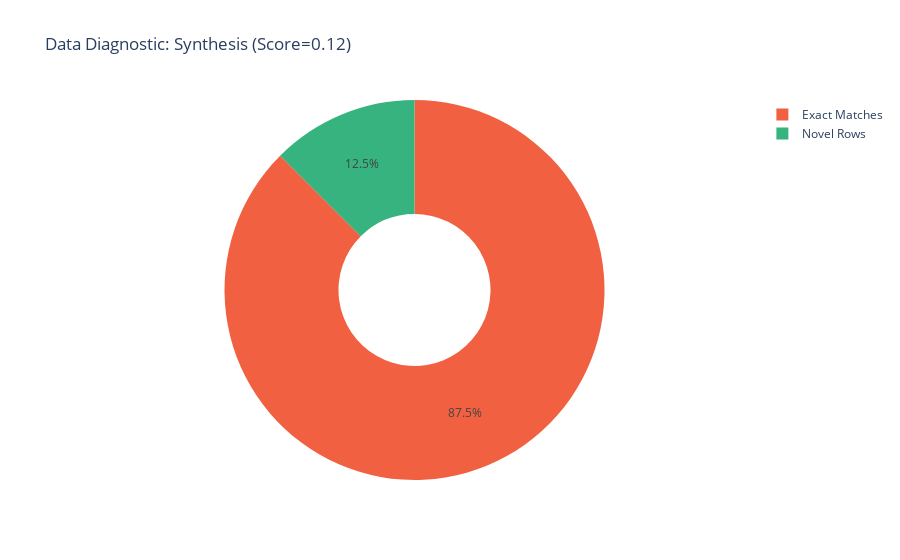
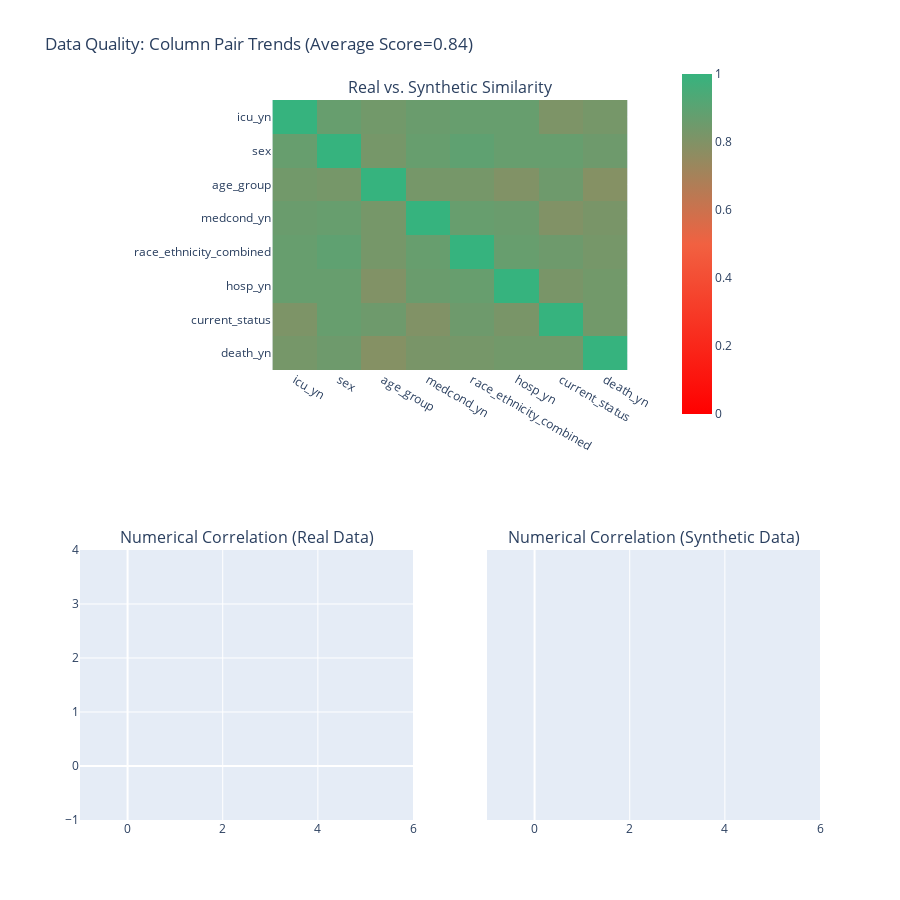

The cell these charts' notebook holds for them, in order:
### Code cell
# Standard diagnostic report
report_diagnostic = DiagnosticReport()
report_diagnostic.generate(df, synth_data_ctgan, metadata_df)

# Standard quality report
report_quality = QualityReport()
report_quality.generate(df, synth_data_ctgan, metadata_df)

# Synthesis
# How many synthetic rows are exact matches with the real data?
fig = report_diagnostic.get_visualization(property_name='Synthesis')
fig.show()

# Trends between pairs of columns
# If both columns are numerical, the similarity is based on a simple correlation
# If both columns are categorical, the similarity is based on a contingency table
# If there is a mixture, the numerical column is cut into histogram bins and then
#  a contingency table is created.

# The first visualization are all the column pairs between real and synthetic data
# The second visualization are the numerical columns within the real and synthetic
# data.
fig = report_quality.get_visualization(property_name='Column Pair Trends')
fig.show()

# Custom figures
for column in df.select_dtypes(include=["object"]).columns:
    g = sns.histplot(df[column], stat="density")
    g = sns.histplot(synth_data_ctgan[column], stat="density")
    plt.xticks(rotation=90)
    plt.show()

### Figure 1 — Plotly figure (JSON) as saved in the notebook; plotly's stock layout.template omitted (floating-point values rounded to 4 significant figures)
{"data": [{"customdata": [["Exact Matches"], ["Novel Rows"]], "domain": {"x": [0.0, 1.0], "y": [0.0, 1.0]}, "hole": 0.4, "hovertemplate": "<b>%{label}</b><br>%{value} rows", "labels": ["Exact Matches", "Novel Rows"], "legendgroup": "", "marker": {"colors": ["#F16141", "#36B37E"]}, "name": "", "showlegend": true, "values": [875, 125], "type": "pie"}], "layout": {"legend": {"tracegroupgap": 0}, "title": {"text": "Data Diagnostic: Synthesis (Score=0.12)"}}}

### Figure 2 — Plotly figure (JSON) as saved in the notebook; plotly's stock layout.template omitted (floating-point values rounded to 4 significant figures)
{"data": [{"coloraxis": "coloraxis", "hovertemplate": "<b>Column Pair</b><br>(%{x},%{y})<br><br>Similarity: %{z}<extra></extra>", "x": ["icu_yn", "sex", "age_group", "medcond_yn", "race_ethnicity_combined", "hosp_yn", "current_status", "death_yn"], "xaxis": "x", "y": ["icu_yn", "sex", "age_group", "medcond_yn", "race_ethnicity_combined", "hosp_yn", "current_status", "death_yn"], "yaxis": "y", "z": [[1.0, 0.87, 0.84, 0.86, 0.87, 0.87, 0.81, 0.83], [0.87, 1.0, 0.83, 0.87, 0.89, 0.87, 0.87, 0.85], [0.84, 0.83, 1.0, 0.83, 0.83, 0.8, 0.85, 0.79], [0.86, 0.87, 0.83, 1.0, 0.87, 0.86, 0.8, 0.82], [0.87, 0.89, 0.83, 0.87, 1.0, 0.87, 0.85, 0.83], [0.87, 0.87, 0.8, 0.86, 0.87, 1.0, 0.82, 0.84], [0.81, 0.87, 0.85, 0.8, 0.85, 0.82, 1.0, 0.84], [0.83, 0.85, 0.79, 0.82, 0.83, 0.84, 0.84, 1.0]], "type": "heatmap"}, {"coloraxis": "coloraxis2", "customdata": [], "hovertemplate": "<b>Correlation</b><br>(%{x},%{y})<br><br>Real: %{z}<br>(vs. Synthetic: %{customdata})<extra></extra>", "x": [], "xaxis": "x2", "y": [], "yaxis": "y2", "z": [], "type": "heatmap"}, {"coloraxis": "coloraxis2", "customdata": [], "hovertemplate": "<b>Correlation</b><br>(%{x},%{y})<br><br>Synthetic: %{z}<br>(vs. Real: %{customdata})<extra></extra>", "x": [], "xaxis": "x3", "y": [], "yaxis": "y3", "z": [], "type": "heatmap"}], "layout": {"xaxis": {"anchor": "y", "domain": [0.26, 0.74]}, "yaxis": {"anchor": "x", "domain": [0.625, 1.0], "autorange": "reversed"}, "xaxis2": {"anchor": "y2", "domain": [0.0, 0.45]}, "yaxis2": {"anchor": "x2", "domain": [0.0, 0.375], "autorange": "reversed"}, "xaxis3": {"anchor": "y3", "domain": [0.55, 1.0], "matches": "x2"}, "yaxis3": {"anchor": "x3", "domain": [0.0, 0.375], "visible": false, "matches": "y2", "autorange": "reversed"}, "annotations": [{"font": {"size": 16}, "showarrow": false, "text": "Real vs. Synthetic Similarity", "x": 0.5, "xanchor": "center", "xref": "paper", "y": 1.0, "yanchor": "bottom", "yref": "paper"}, {"font": {"size": 16}, "showarrow": false, "text": "Numerical Correlation (Real Data)", "x": 0.225, "xanchor": "center", "xref": "paper", "y": 0.375, "yanchor": "bottom", "yref": "paper"}, {"font": {"size": 16}, "showarrow": false, "text": "Numerical Correlation (Synthetic Data)", "x": 0.775, "xanchor": "center", "xref": "paper", "y": 0.375, "yanchor": "bottom", "yref": "paper"}], "title": {"text": "Data Quality: Column Pair Trends (Average Score=0.84)"}, "coloraxis": {"colorbar": {"len": 0.5, "x": 0.8, "y": 0.8}, "cmin": 0, "cmax": 1, "colorscale": [[0.0, "#FF0000"], [0.5, "#F16141"], [1.0, "#36B37E"]]}, "coloraxis2": {"colorbar": {"len": 0.5, "y": 0.2}, "cmin": -1, "cmax": 1, "colorscale": [[0.0, "#03AFF1"], [0.5, "#000036"], [1.0, "#01E0C9"]]}, "height": 900, "width": 900}}
